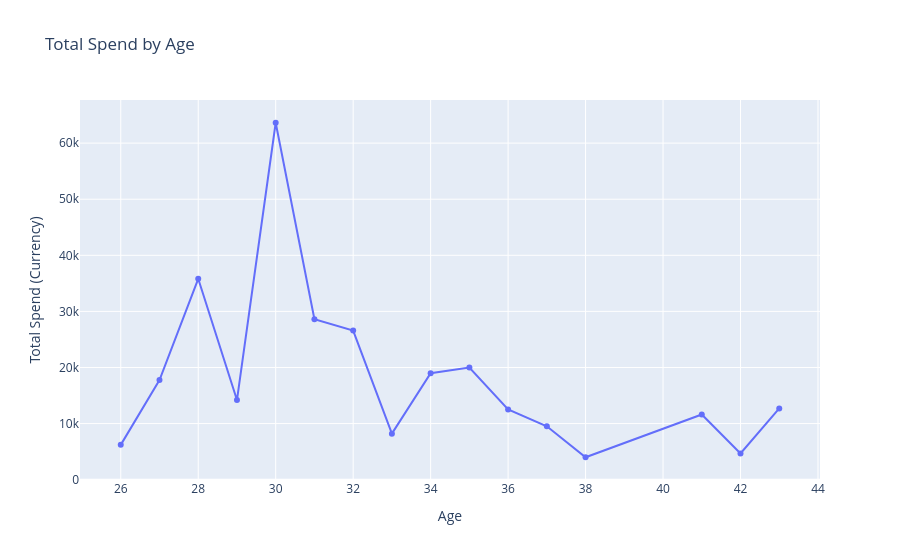

Notebook source saved alongside this figure:
### Code cell
import plotly.express as px

fig = px.line(
    age_spending,
    x='Age',
    y='Total Spend',
    markers=True,
    title='Total Spend by Age'
)

fig.update_layout(
    xaxis_title='Age',
    yaxis_title='Total Spend (Currency)',
    hovermode='x unified'
)

fig.show()

### Figure 1 — Plotly figure (JSON) as saved in the notebook; plotly's stock layout.template omitted (floating-point values rounded to 4 significant figures)
{"data": [{"hovertemplate": "Age=%{x}<br>Total Spend=%{y}<extra></extra>", "legendgroup": "", "line": {"color": "#636efa", "dash": "solid"}, "marker": {"symbol": "circle"}, "mode": "lines+markers", "name": "", "orientation": "v", "showlegend": false, "type": "scatter", "x": [26, 27, 28, 29, 30, 31, 32, 33, 34, 35, 36, 37, 38, 41, 42, 43], "xaxis": "x", "y": [6205.0, 17770.0, 35810.0, 14190.0, 63631, 28610.0, 26580.0, 8206.0, 18990.0, 20000.0, 12520.0, 9518.0, 3998.0, 11626, 4668.0, 12700.0], "yaxis": "y"}], "layout": {"hovermode": "x unified", "legend": {"tracegroupgap": 0}, "title": {"text": "Total Spend by Age"}, "xaxis": {"anchor": "y", "domain": [0, 1], "title": {"text": "Age"}}, "yaxis": {"anchor": "x", "domain": [0, 1], "title": {"text": "Total Spend (Currency)"}}}}
